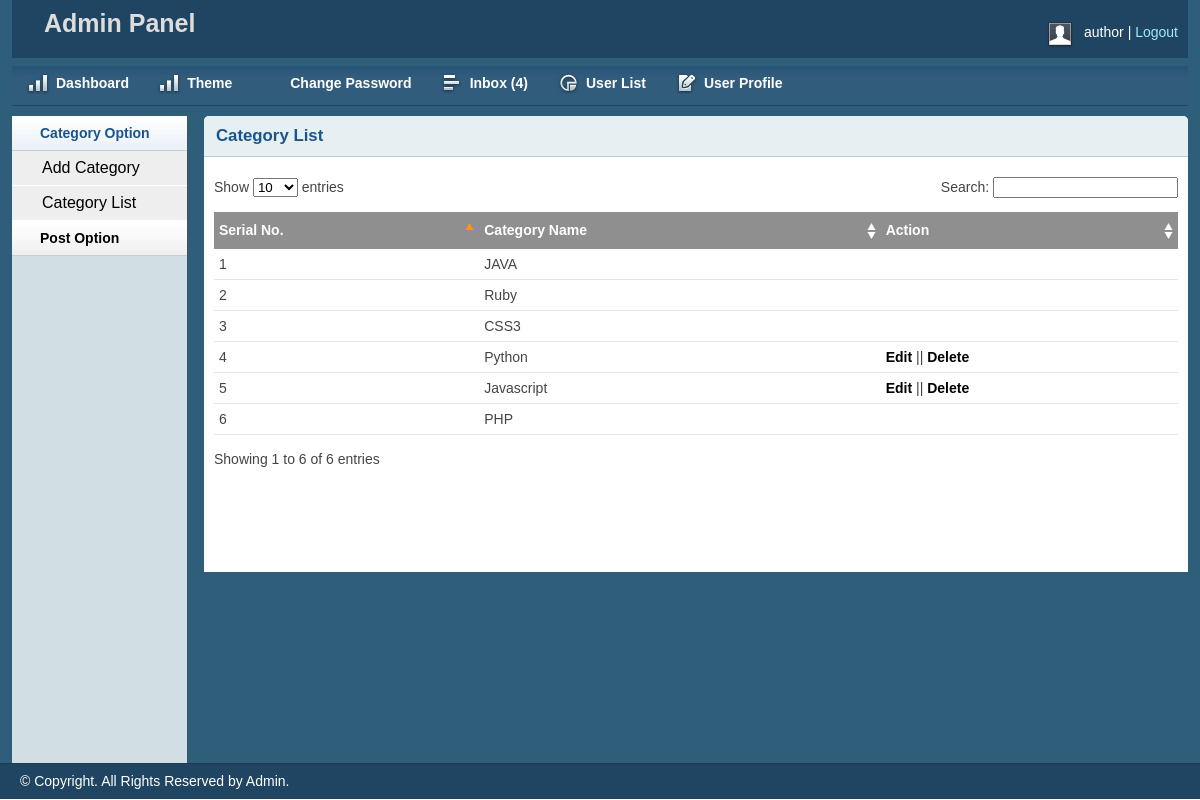
Screenshot of /admin/catlist.php (signed in) with the database file from the repository.
### tables this page shows
CREATE TABLE `tbl_category` (
  `id` int(11) NOT NULL,
  `name` varchar(50) NOT NULL,
  `userid` int(11) NOT NULL
);

### lib/Database.php (called while the page is built, shortened)
<?php
Class Database{
	public $host   = DB_HOST;
	public $user   = DB_USER;
	public $pass   = DB_PASS;
	public $dbname = DB_NAME;
	public $link;
	private function connectDB(){
		$this->link = new mysqli($this->host, $this->user, $this->pass, $this->dbname);
	}
	public function select($query){
		$result = $this->link->query($query) or die($this->link->error.__LINE__);
		if($result->num_rows > 0){
			return $result;
		} else {
			return false;
		}
	}
}

### lib/Session.php (called while the page is built, shortened)
<?php
class Session{
	public static function get($key){
		if (isset($_SESSION[$key])) {
			return $_SESSION[$key];
		}else{
			return false;
		}
	}
}
?>

### admin/catlist.php (the view, shortened to what this page needs)
<?php include 'inc/header.php';?>
<?php include 'inc/sidebar.php';?>
<div class="grid_10">
    <div class="box round first grid">
        <h2>Category List</h2>
        <div class="block">
            <table class="data display datatable" id="example">
    			<thead>
    				<tr>
    					<th>Serial No.</th>
    					<th>Category Name</th>
    					<th>Action</th>
    				</tr>
    			</thead>
    			<tbody>
                    <?php
                        $query = "SELECT * FROM tbl_category";
                        $getCat = $db->select($query);
                        if ($getCat) {
                            $i = 0;
                            while ($result = $getCat->fetch_assoc()) {
                                $i++;
                    ?>
    				<tr class="odd gradeX">
    					<td><?php echo $i;?></td>
    					<td><?php echo $result['name']?></td>
    					<td>
<?php
    if (Session::get("userId") == $result['userid'] || Session::get("userRole") == '0') { ?>
        <a href="catedit.php?id=<?php echo $result['id'];?>">Edit</a> ||
        <a href="?delid=<?php echo $result['id'];?>" onclick="return confirm('Are you sure to delete this !!');">Delete</a>
<?php } ?>
                        </td>
    				</tr>
                    <?php } }?>
    			</tbody>
    		</table>
       </div>
    </div>
</div>
<?php include 'inc/footer.php';?>

### admin/css/layout.css (style rules this page uses)
body { background: #fff none repeat scroll 0 0; color: #444; font-size: 14px; padding: 0; }
a { color: #000; font-weight:bold; text-decoration: none; }
h1, h2, h3, h4, h5, h6 { line-height:1.2em; margin-bottom:.3em; }
h2 { margin-top:1em; }
.box { background:#fff; margin-bottom:20px; padding:10px 10px 10px 10px; margin-left:-8px; }
.box.grid { padding-bottom:40px; }
.box.round { -moz-border-radius: 5px 5px 0px 0px; -webkit-border-radius: 5px 5px 0px 0px; border-radius: 5px 5px 0px 0px; }
.box h2 { font-size:1.2em; font-weight:bold; color:#1B548D; background:#E6F0F3; margin:-10px -10px 0 -10px; padding:10px 12px; border-bottom:1px solid #B3CBD6; -moz-border-radius: 5px 5px 0px 0px; -webkit-border-radius: 5px 5px 0px 0px; border-radius: 5px 5px 0px 0px; }
.box.first { min-height: 406px; }
.block { padding-top:20px; }
.block { padding-bottom:1px; }
table.display { margin: 0 auto; clear: both; width: 100%; }
table.display th { text-align: left; }
.sorting_asc { background: #8f8f8f url(../img/table/sort_asc.png) no-repeat center right; padding:8px 5px; text-align:left; color:#fff; }
.sorting { background:#8f8f8f url(../img/table/sort_both.png) no-repeat center right; padding:8px 5px; text-align:left; color:#fff; }
tr.odd { text-align: center; height: 30px; line-height: 30px; border-bottom:1px solid #e6e6e6; }
tr.even { text-align: center; height: 30px; line-height: 30px; border-bottom:1px solid #e6e6e6; }
tr.odd td, tr.even td { padding-left:5px;text-align: left; }

### rows the page displays
tbl_category: name "JAVA"
tbl_category: name "Ruby"
tbl_category: name "CSS3"
tbl_category: name "Python"
tbl_category: name "Javascript"
tbl_category: name "PHP"

### other values shown
Session::get('userName') "author"
$msg "4"
